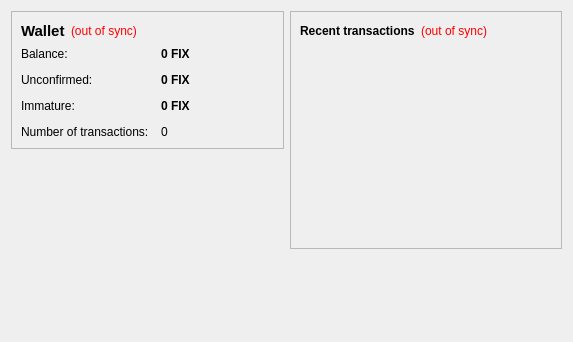
<?xml version="1.0" encoding="UTF-8"?>
<ui version="4.0">
 <class>OverviewPage</class>
 <widget class="QWidget" name="OverviewPage">
  <property name="geometry">
   <rect>
    <x>0</x>
    <y>0</y>
    <width>573</width>
    <height>342</height>
   </rect>
  </property>
  <property name="windowTitle">
   <string>Form</string>
  </property>
  <layout class="QHBoxLayout" name="horizontalLayout" stretch="1,1">
   <item>
    <layout class="QVBoxLayout" name="verticalLayout_2">
     <item>
      <widget class="QFrame" name="frame">
       <property name="frameShape">
        <enum>QFrame::StyledPanel</enum>
       </property>
       <property name="frameShadow">
        <enum>QFrame::Raised</enum>
       </property>
       <layout class="QVBoxLayout" name="verticalLayout_4">
        <item>
         <layout class="QHBoxLayout" name="horizontalLayout_4">
          <item>
           <widget class="QLabel" name="label_5">
            <property name="font">
             <font>
              <pointsize>11</pointsize>
              <weight>75</weight>
              <bold>true</bold>
             </font>
            </property>
            <property name="text">
             <string>Wallet</string>
            </property>
           </widget>
          </item>
          <item>
           <widget class="QLabel" name="labelWalletStatus">
            <property name="toolTip">
             <string>The displayed information may be out of date. Your wallet automatically synchronizes with the FixCoin network after a connection is established, but this process has not completed yet.</string>
            </property>
            <property name="styleSheet">
             <string notr="true">QLabel { color: red; }</string>
            </property>
            <property name="text">
             <string notr="true">(out of sync)</string>
            </property>
            <property name="alignment">
             <set>Qt::AlignLeading|Qt::AlignLeft|Qt::AlignVCenter</set>
            </property>
           </widget>
          </item>
          <item>
           <spacer name="horizontalSpacer_2">
            <property name="orientation">
             <enum>Qt::Horizontal</enum>
            </property>
            <property name="sizeHint" stdset="0">
             <size>
              <width>40</width>
              <height>20</height>
             </size>
            </property>
           </spacer>
          </item>
         </layout>
        </item>
        <item>
         <layout class="QFormLayout" name="formLayout_2">
          <property name="fieldGrowthPolicy">
           <enum>QFormLayout::AllNonFixedFieldsGrow</enum>
          </property>
          <property name="horizontalSpacing">
           <number>12</number>
          </property>
          <property name="verticalSpacing">
           <number>12</number>
          </property>
          <item row="0" column="0">
           <widget class="QLabel" name="label">
            <property name="text">
             <string>Balance:</string>
            </property>
           </widget>
          </item>
          <item row="0" column="1">
           <widget class="QLabel" name="labelBalance">
            <property name="font">
             <font>
              <weight>75</weight>
              <bold>true</bold>
             </font>
            </property>
            <property name="cursor">
             <cursorShape>IBeamCursor</cursorShape>
            </property>
            <property name="toolTip">
             <string>Your current balance</string>
            </property>
            <property name="text">
             <string notr="true">0 FIX</string>
            </property>
            <property name="textInteractionFlags">
             <set>Qt::LinksAccessibleByMouse|Qt::TextSelectableByKeyboard|Qt::TextSelectableByMouse</set>
            </property>
           </widget>
          </item>
          <item row="1" column="0">
           <widget class="QLabel" name="label_3">
            <property name="text">
             <string>Unconfirmed:</string>
            </property>
           </widget>
          </item>
          <item row="1" column="1">
           <widget class="QLabel" name="labelUnconfirmed">
            <property name="font">
             <font>
              <weight>75</weight>
              <bold>true</bold>
             </font>
            </property>
            <property name="cursor">
             <cursorShape>IBeamCursor</cursorShape>
            </property>
            <property name="toolTip">
             <string>Total of transactions that have yet to be confirmed, and do not yet count toward the current balance</string>
            </property>
            <property name="text">
             <string notr="true">0 FIX</string>
            </property>
            <property name="textInteractionFlags">
             <set>Qt::LinksAccessibleByMouse|Qt::TextSelectableByKeyboard|Qt::TextSelectableByMouse</set>
            </property>
           </widget>
          </item>
          <item row="3" column="0">
           <widget class="QLabel" name="label_2">
            <property name="text">
             <string>Number of transactions:</string>
            </property>
           </widget>
          </item>
          <item row="3" column="1">
           <widget class="QLabel" name="labelNumTransactions">
            <property name="toolTip">
             <string>Total number of transactions in wallet</string>
            </property>
            <property name="text">
             <string notr="true">0</string>
            </property>
           </widget>
          </item>
          <item row="2" column="0">
           <widget class="QLabel" name="labelImmatureText">
            <property name="text">
             <string>Immature:</string>
            </property>
           </widget>
          </item>
          <item row="2" column="1">
           <widget class="QLabel" name="labelImmature">
            <property name="font">
             <font>
              <weight>75</weight>
              <bold>true</bold>
             </font>
            </property>
            <property name="toolTip">
             <string>Mined balance that has not yet matured</string>
            </property>
            <property name="text">
             <string notr="true">0 FIX</string>
            </property>
            <property name="textInteractionFlags">
             <set>Qt::LinksAccessibleByMouse|Qt::TextSelectableByKeyboard|Qt::TextSelectableByMouse</set>
            </property>
           </widget>
          </item>
         </layout>
        </item>
       </layout>
      </widget>
     </item>
     <item>
      <spacer name="verticalSpacer">
       <property name="orientation">
        <enum>Qt::Vertical</enum>
       </property>
       <property name="sizeHint" stdset="0">
        <size>
         <width>20</width>
         <height>40</height>
        </size>
       </property>
      </spacer>
     </item>
    </layout>
   </item>
   <item>
    <layout class="QVBoxLayout" name="verticalLayout_3">
     <item>
      <widget class="QFrame" name="frame_2">
       <property name="frameShape">
        <enum>QFrame::StyledPanel</enum>
       </property>
       <property name="frameShadow">
        <enum>QFrame::Raised</enum>
       </property>
       <layout class="QVBoxLayout" name="verticalLayout">
        <item>
         <layout class="QHBoxLayout" name="horizontalLayout_2">
          <item>
           <widget class="QLabel" name="label_4">
            <property name="text">
             <string>&lt;b&gt;Recent transactions&lt;/b&gt;</string>
            </property>
           </widget>
          </item>
          <item>
           <widget class="QLabel" name="labelTransactionsStatus">
            <property name="toolTip">
             <string>The displayed information may be out of date. Your wallet automatically synchronizes with the FixCoin network after a connection is established, but this process has not completed yet.</string>
            </property>
            <property name="styleSheet">
             <string notr="true">QLabel { color: red; }</string>
            </property>
            <property name="text">
             <string notr="true">(out of sync)</string>
            </property>
            <property name="alignment">
             <set>Qt::AlignRight|Qt::AlignTrailing|Qt::AlignVCenter</set>
            </property>
           </widget>
          </item>
          <item>
           <spacer name="horizontalSpacer">
            <property name="orientation">
             <enum>Qt::Horizontal</enum>
            </property>
            <property name="sizeHint" stdset="0">
             <size>
              <width>40</width>
              <height>20</height>
             </size>
            </property>
           </spacer>
          </item>
         </layout>
        </item>
        <item>
         <widget class="QListView" name="listTransactions">
          <property name="styleSheet">
           <string notr="true">QListView { background: transparent; }</string>
          </property>
          <property name="frameShape">
           <enum>QFrame::NoFrame</enum>
          </property>
          <property name="verticalScrollBarPolicy">
           <enum>Qt::ScrollBarAlwaysOff</enum>
          </property>
          <property name="horizontalScrollBarPolicy">
           <enum>Qt::ScrollBarAlwaysOff</enum>
          </property>
          <property name="selectionMode">
           <enum>QAbstractItemView::NoSelection</enum>
          </property>
         </widget>
        </item>
       </layout>
      </widget>
     </item>
     <item>
      <spacer name="verticalSpacer_2">
       <property name="orientation">
        <enum>Qt::Vertical</enum>
       </property>
       <property name="sizeHint" stdset="0">
        <size>
         <width>20</width>
         <height>40</height>
        </size>
       </property>
      </spacer>
     </item>
    </layout>
   </item>
  </layout>
 </widget>
 <resources/>
 <connections/>
</ui>
